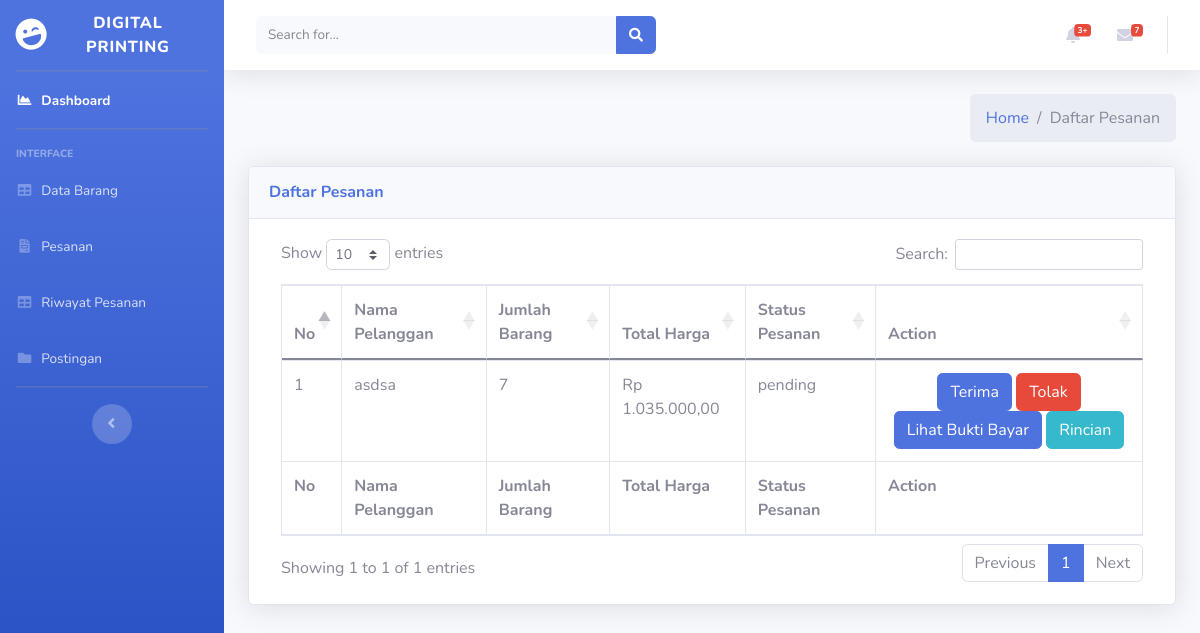
Page /index.php/admin/daftarPesanan on the earlier database version.
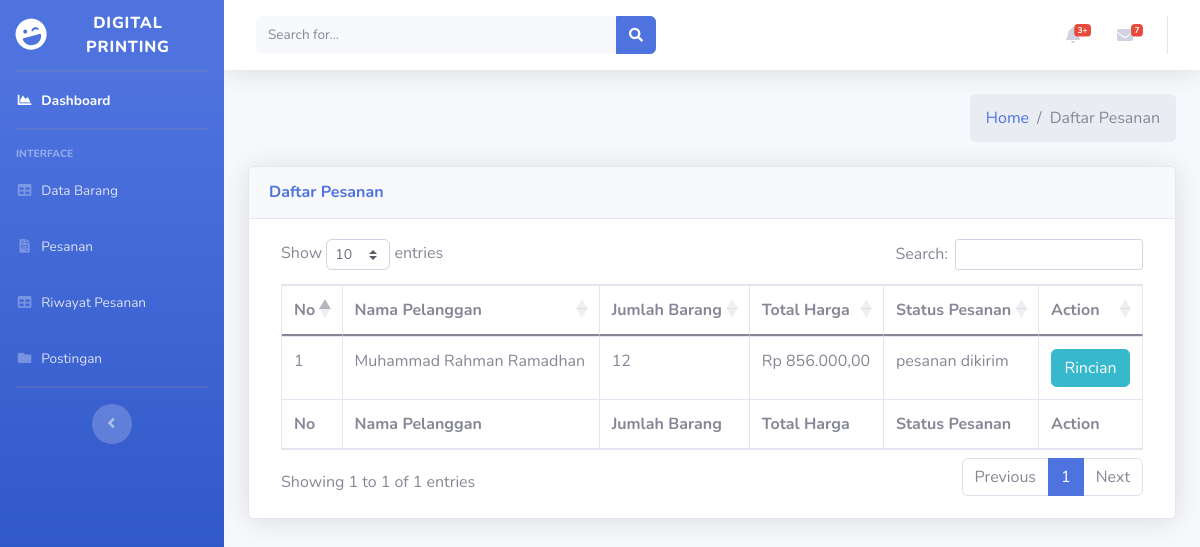
Same page on the later database version.
### tables this page shows
CREATE TABLE `pemesanan` (
  `id_pesanan` int(11) NOT NULL,
  `id_barang` int(11) NOT NULL,
  `id_kategori` int(11) NOT NULL,
  `ukuran_s` int(11) NOT NULL,
  `ukuran_m` int(11) NOT NULL,
  `ukuran_l` int(11) NOT NULL,
  `ukuran_xl` int(11) NOT NULL,
  `ukuran_xxl` int(11) NOT NULL,
  `ukuran_3xl` int(11) NOT NULL,
  `jumlah_barang` int(11) NOT NULL,
  `harga_paket` int(11) NOT NULL,
  `total_harga` int(250) NOT NULL,
  `status_pesanan` varchar(250) NOT NULL,
  `desain_produk` varchar(250) NOT NULL,
  `id_user` int(11) NOT NULL,
  `id_bayar` int(11) NOT NULL
);

CREATE TABLE `pembayaran` (
  `id_bayar` int(11) NOT NULL,
  `id_user` int(11) NOT NULL,
  `tanggal_bayar` varchar(250) NOT NULL,
  `total_bayar` int(250) NOT NULL,
  `nama_pemesan` varchar(250) NOT NULL,
  `email` varchar(250) NOT NULL,
  `phone` varchar(250) NOT NULL,
  `alamat_rumah` varchar(250) NOT NULL,
  `bukti_bayar` varchar(250) NOT NULL,
  `notes` varchar(250) NOT NULL,
  `penilaiian` int(12) NOT NULL
);

### application/controllers/Admin.php (called while the page is built, shortened)
<?php
class Admin extends CI_Controller
{
    public function __construct()
    {
        $this->load->model('Admin_model');
    }
    public function daftarPesanan()
    {
        $data['title'] = 'Daftar Pesanan';
        $data['admindata'] = $this->Admin_model->getAdmin();
        $data['pesanan'] = $this->Admin_model->getAllPesanan();
        $this->load->view('templates/header', $data);
        $this->load->view('templates/sidebar', $data);
        $this->load->view('admin/daftarPesanan', $data);
        $this->load->view('templates/footer', $data);
    }
}

### index.php (called while the page is built, shortened)
<?php
require_once BASEPATH.'core/CodeIgniter.php';

### application/models/Admin_model.php (called while the page is built, shortened)
<?php
class Admin_model extends CI_model
{
    public function getAllPesanan()
    {
        $this->db->select('*, SUM(jumlah_barang) jmlBarang');
        $this->db->from('pembayaran');
        $this->db->join('pemesanan', 'pembayaran.id_bayar = pemesanan.id_bayar');
        $this->db->join('kategori', 'pemesanan.id_kategori = kategori.id_kategori');
        $this->db->join('user', 'user.id_user = pemesanan.id_user');
        $this->db->where('pemesanan.id_bayar !=', 0);
        $this->db->group_by('pemesanan.id_bayar');
        return $this->db->get()->result_array();
    }
}

### application/views/admin/daftarPesanan.php (the view, shortened to what the changed rows need)
<div class="content-wrapper">
    <div class="content">
        <div class="container-fluid">
            <div class="card shadow mb-4">
                <div class="card-body">
                    <div class="table-responsive">
                        <div class="dataTables_wrapper dt-bootstrap4" id="dataTable_wrapper">
                            <div class="row">
                                <table id="example" class="table table-bordered dataTable" style="width:100%;">
                                    <thead>
                                        <tr>
                                            <th>No</th>
                                            <th>Nama Pelanggan</th>
                                            <th>Jumlah Barang</th>
                                            <th>Total Harga</th>
                                            <th>Status Pesanan</th>
                                            <th>Action</th>
                                        </tr>
                                    </thead>
                                    <tbody>
                                        <?php
                                        $no = 1;
                                        foreach ($pesanan as $a) :
                                            if ($a['status_pesanan'] != "pesanan selesai" && $a['status_pesanan'] != "di dalam keranjang") {
                                                $hasil_rupiah =
                                                    'Rp ' .
                                                    number_format($a['total_bayar'], 2, ',', '.'); ?>
                                                <tr>
                                                    <td><?= $no++ ?></td>
                                                    <td><?= $a['nama_pemesan'] ?></td>
                                                    <td><?= $a['jmlBarang'] ?> </td>
                                                    <td><?= $hasil_rupiah ?> </td>
                                                    <td><?= $a['status_pesanan'] ?> </td>
                                                    <td>
                                                        <center>
                                                            <?php
                                                            if ($a['status_pesanan'] == 'belum lunas') {
                                                            ?>
                                                                <a href="<?= base_url('admin/toltervendor/1/') .
                                                                                $a['id_bayar'] ?>" class="btn btn-primary">Terima</a>
                                                                <a href="<?= base_url('admin/toltervendor/0/') .
                                                                                $a['id_bayar'] ?>" class="btn btn-danger">Tolak Pesanan</a>
                                                            <?php } elseif ($a['status_pesanan'] == 'sudah lunas' || $a['status_pesanan'] == 'pending') {
                                                            ?>
                                                                <a href="<?= base_url('admin/toltervendor/1/') .
                                                                                $a['id_bayar'] ?>" class="btn btn-primary">Terima</a>
                                                                <a href="<?= base_url('admin/toltervendor/0/') .
                                                                                $a['id_bayar'] ?>" class="btn btn-danger">Tolak</a>
                                                                <button type="button" class="btn btn-primary" data-bs-toggle="modal" data-bs-target="#exampleModal" id="lihatBukti" data-foto="<?= $a['bukti_bayar']; ?>">
                                                                    Lihat Bukti Bayar
                                                                </button>
                                                            <?php } elseif ($a['status_pesanan'] == 'sedang diproses') { ?>
                                                                <a href="<?= base_url('admin/toltervendor/3/') .
                                                                                $a['id_bayar'] ?>" class="btn btn-success">Kirim Barang</a>
                                                            <?php }?>
                                                            <a href="<?= base_url('admin/detailPesanan/') .
                                                                            $a['id_bayar'] ?>" class="btn btn-info">Rincian</a>
                                                        </center>
                                                    </td>
                                                </tr>
                                        <?php
                                            }
                                        endforeach;
                                        ?>
                                    </tbody>
                                    <tfoot>
                                        <tr>
                                            <th>No</th>
                                            <th>Nama Pelanggan</th>
                                            <th>Jumlah Barang</th>
                                            <th>Total Harga</th>
                                            <th>Status Pesanan</th>
                                            <th>Action</th>
                                        </tr>
                                    </tfoot>
                                </table>
                            </div>
                        </div>
                    </div>
                </div>
            </div>
        </div>
    </div>
</div>
</div>

Differences in the rows shown:
removed pemesanan: id_bayar.nama_pemesan "asdsa", jmlBarang "7", id_bayar.total_bayar "Rp 1.035.000,00", status_pesanan "pending"
added pemesanan: id_bayar.nama_pemesan "Muhammad Rahman Ramadhan", jmlBarang "12", id_bayar.total_bayar "Rp 856.000,00", status_pesanan "pesanan dikirim"
